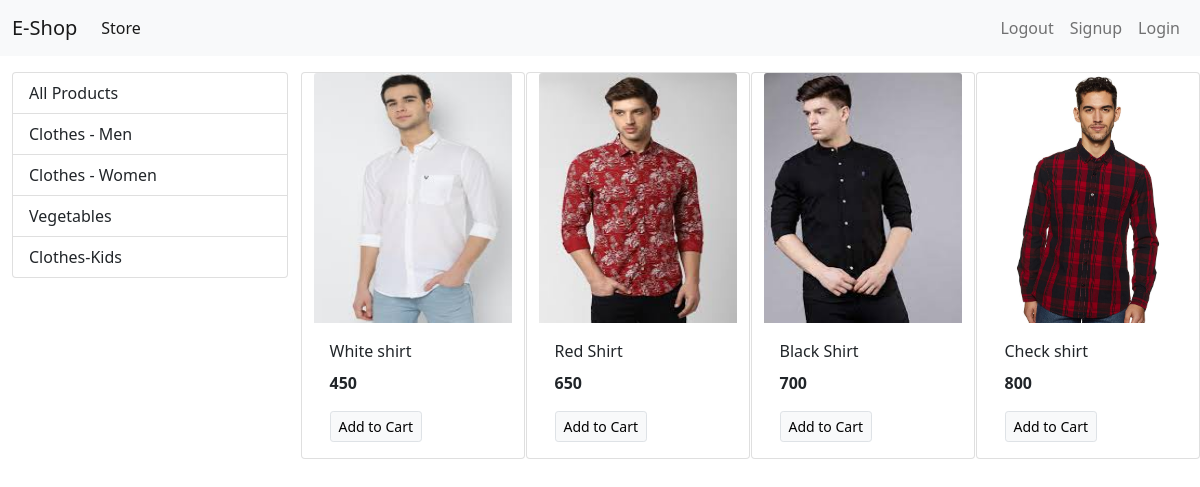
/?category=1, run on the app's committed database.
### store/models/category.py (models this page shows, shortened)
class Category(models.Model):
	name = models.CharField(max_length = 20)
	@staticmethod
	def get_all_categories():
		return Category.objects.all()

### store/models/product.py (models this page shows, shortened)
class Product(models.Model):
	name = models.CharField(max_length=50)
	price = models.IntegerField(default=0)
	category = models.ForeignKey(Category, on_delete=models.CASCADE, default = 1)
	description = models.CharField(max_length=200, default='', null = True, blank = True)
	image = models.ImageField(upload_to='upload/products/')
	@staticmethod
	def get_all_products_by_categoryid(category_id):
		if category_id:
			return Product.objects.filter(category = category_id)
		else:
			return Product.get_all_products();

### store/views.py (the view)
# urls.py: path('', index),
def index(request):
	products = None
	categories = Category.get_all_categories()
	categoryID = request.GET.get('category')
	if categoryID:
		products = Product.get_all_products_by_categoryid(categoryID)
	else:
		products = Product.get_all_products();
	data = {}
	data['products'] = products
	data['categories'] = categories
	return render(request, 'index.html', data)

### store/templates/index.html
   {% extends "base.html" %}
   {% block content %}
<div class="container-fluid mt-3">
  <div class="row">
     <div class="col-lg-3">
       <div class="list-group">
        <a href="/" class="list-group-item list-group-item-action">All Products</a>
         {% for category in categories %}
         <a href="/?category={{category.id}}" class="list-group-item list-group-item-action">{{category.name}}</a>
         {% endfor %}
       </div>
     </div>
    <div id = 'products' class="col-lg-9 mx-auto">
      <div class="row">
        {% for product in products %}
        <div class="card mx-auto mb-3" style="width: 14rem;">
          <img src="{{product.image.url}}" width = "100" height = "250" class="card-img-top" alt="...">
          <div class="card-body">
            <p class="card-title">{{product.name}}</p>
            <p class="card-text"><b>{{product.price}}</b></p>
            <a href="#" class="btn btn-light border btn-sm">Add to Cart</a>
          </div>
        </div>
        {% endfor %}
      </div>
    </div>
    </div>
  </div>
{% endblock %}

### data on the page
Category: name "Clothes - Men"
Category: name "Clothes - Women"
Category: name "Vegetables"
Category: name "Clothes-Kids"
Product: image (picture), name "White shirt", price "450"
Product: image (picture), name "Red Shirt", price "650"
Product: image (picture), name "Black Shirt", price "700"
Product: image (picture), name "Check shirt", price "800"
